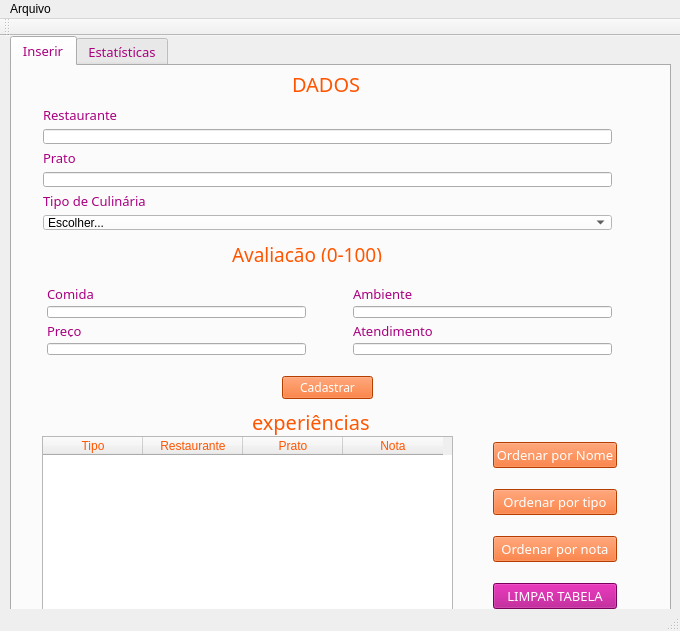
<?xml version="1.0" encoding="UTF-8"?>
<ui version="4.0">
 <class>MainWindow</class>
 <widget class="QMainWindow" name="MainWindow">
  <property name="geometry">
   <rect>
    <x>0</x>
    <y>0</y>
    <width>680</width>
    <height>631</height>
   </rect>
  </property>
  <property name="font">
   <font>
    <kerning>false</kerning>
   </font>
  </property>
  <property name="windowTitle">
   <string>FoodTech</string>
  </property>
  <property name="windowIcon">
   <iconset>
    <normaloff>../food.png</normaloff>../food.png</iconset>
  </property>
  <property name="styleSheet">
   <string notr="true">color: rgb(0, 0, 0);</string>
  </property>
  <widget class="QWidget" name="centralWidget">
   <widget class="QTabWidget" name="tabWidget">
    <property name="geometry">
     <rect>
      <x>10</x>
      <y>0</y>
      <width>661</width>
      <height>621</height>
     </rect>
    </property>
    <property name="font">
     <font>
      <family>Copperplate Gothic Bold</family>
      <pointsize>10</pointsize>
     </font>
    </property>
    <property name="styleSheet">
     <string notr="true">color: rgb(170, 0, 127);</string>
    </property>
    <property name="currentIndex">
     <number>0</number>
    </property>
    <widget class="QWidget" name="tab">
     <attribute name="title">
      <string>Inserir</string>
     </attribute>
     <widget class="QWidget" name="layoutWidget">
      <property name="geometry">
       <rect>
        <x>330</x>
        <y>210</y>
        <width>281</width>
        <height>90</height>
       </rect>
      </property>
      <layout class="QVBoxLayout" name="verticalLayout_2">
       <item>
        <widget class="QLabel" name="label_3">
         <property name="font">
          <font>
           <family>Copperplate Gothic Bold</family>
           <pointsize>10</pointsize>
          </font>
         </property>
         <property name="styleSheet">
          <string notr="true">color: rgb(170, 0, 127);</string>
         </property>
         <property name="text">
          <string>Ambiente</string>
         </property>
        </widget>
       </item>
       <item>
        <widget class="QLineEdit" name="ambiente">
         <property name="styleSheet">
          <string>color:rgb(0, 0, 0)</string>
         </property>
        </widget>
       </item>
       <item>
        <widget class="QLabel" name="label_4">
         <property name="font">
          <font>
           <family>Copperplate Gothic Bold</family>
           <pointsize>10</pointsize>
          </font>
         </property>
         <property name="styleSheet">
          <string notr="true">color: rgb(170, 0, 127);</string>
         </property>
         <property name="text">
          <string>Atendimento</string>
         </property>
        </widget>
       </item>
       <item>
        <widget class="QLineEdit" name="atendimento">
         <property name="styleSheet">
          <string>color:rgb(0, 0, 0)</string>
         </property>
        </widget>
       </item>
      </layout>
     </widget>
     <widget class="QPushButton" name="cadastrar">
      <property name="geometry">
       <rect>
        <x>270</x>
        <y>310</y>
        <width>91</width>
        <height>23</height>
       </rect>
      </property>
      <property name="font">
       <font>
        <family>Copperplate Gothic Bold</family>
        <pointsize>9</pointsize>
        <weight>50</weight>
        <italic>false</italic>
        <bold>false</bold>
        <underline>false</underline>
        <strikeout>false</strikeout>
       </font>
      </property>
      <property name="styleSheet">
       <string notr="true">color: rgb(255, 255, 255);
background-color: rgb(255, 85, 0);</string>
      </property>
      <property name="text">
       <string>Cadastrar</string>
      </property>
     </widget>
     <widget class="QLabel" name="label_8">
      <property name="geometry">
       <rect>
        <x>240</x>
        <y>340</y>
        <width>151</width>
        <height>31</height>
       </rect>
      </property>
      <property name="font">
       <font>
        <family>Copperplate Gothic Bold</family>
        <pointsize>15</pointsize>
       </font>
      </property>
      <property name="styleSheet">
       <string notr="true">color: rgb(255, 85, 0);</string>
      </property>
      <property name="text">
       <string>experiências</string>
      </property>
     </widget>
     <widget class="QLabel" name="label_10">
      <property name="geometry">
       <rect>
        <x>280</x>
        <y>10</y>
        <width>81</width>
        <height>16</height>
       </rect>
      </property>
      <property name="font">
       <font>
        <family>Copperplate Gothic Bold</family>
        <pointsize>15</pointsize>
       </font>
      </property>
      <property name="styleSheet">
       <string notr="true">color: rgb(255, 85, 0);</string>
      </property>
      <property name="text">
       <string>DADOS</string>
      </property>
     </widget>
     <widget class="QTableWidget" name="tabela">
      <property name="geometry">
       <rect>
        <x>30</x>
        <y>370</y>
        <width>411</width>
        <height>181</height>
       </rect>
      </property>
      <property name="styleSheet">
       <string notr="true">font: 9pt &quot;Copperplate Gothic Bold&quot;;
border-color: rgb(255, 85, 0);
color: rgb(255, 85, 0);</string>
      </property>
      <column>
       <property name="text">
        <string>Tipo</string>
       </property>
      </column>
      <column>
       <property name="text">
        <string>Restaurante</string>
       </property>
      </column>
      <column>
       <property name="text">
        <string>Prato</string>
       </property>
      </column>
      <column>
       <property name="text">
        <string>Nota</string>
       </property>
      </column>
     </widget>
     <widget class="QLabel" name="label_9">
      <property name="geometry">
       <rect>
        <x>220</x>
        <y>180</y>
        <width>201</width>
        <height>16</height>
       </rect>
      </property>
      <property name="font">
       <font>
        <family>Copperplate Gothic Bold</family>
        <pointsize>14</pointsize>
        <weight>50</weight>
        <italic>false</italic>
        <bold>false</bold>
       </font>
      </property>
      <property name="styleSheet">
       <string notr="true">color: rgb(255, 85, 0);</string>
      </property>
      <property name="text">
       <string>Avaliação (0-100)</string>
      </property>
     </widget>
     <widget class="QWidget" name="layoutWidget">
      <property name="geometry">
       <rect>
        <x>20</x>
        <y>30</y>
        <width>591</width>
        <height>145</height>
       </rect>
      </property>
      <layout class="QVBoxLayout" name="verticalLayout">
       <item>
        <widget class="QLabel" name="label_5">
         <property name="font">
          <font>
           <family>Copperplate Gothic Bold</family>
           <pointsize>10</pointsize>
           <weight>50</weight>
           <italic>false</italic>
           <bold>false</bold>
          </font>
         </property>
         <property name="styleSheet">
          <string notr="true">color: rgb(170, 0, 127);</string>
         </property>
         <property name="text">
          <string>Restaurante</string>
         </property>
         <property name="textFormat">
          <enum>Qt::AutoText</enum>
         </property>
         <property name="scaledContents">
          <bool>false</bool>
         </property>
        </widget>
       </item>
       <item>
        <widget class="QLineEdit" name="restaurante">
         <property name="styleSheet">
          <string>color:rgb(0, 0, 0)</string>
         </property>
        </widget>
       </item>
       <item>
        <widget class="QLabel" name="label_6">
         <property name="font">
          <font>
           <family>Copperplate Gothic Bold</family>
           <pointsize>10</pointsize>
          </font>
         </property>
         <property name="styleSheet">
          <string notr="true">color: rgb(170, 0, 127);</string>
         </property>
         <property name="text">
          <string>Prato</string>
         </property>
        </widget>
       </item>
       <item>
        <widget class="QLineEdit" name="prato">
         <property name="styleSheet">
          <string>color:rgb(0, 0, 0)</string>
         </property>
        </widget>
       </item>
       <item>
        <widget class="QLabel" name="label_7">
         <property name="font">
          <font>
           <family>Copperplate Gothic Bold</family>
           <pointsize>10</pointsize>
          </font>
         </property>
         <property name="styleSheet">
          <string notr="true">color: rgb(170, 0, 127);</string>
         </property>
         <property name="text">
          <string>Tipo de Culinária</string>
         </property>
        </widget>
       </item>
       <item>
        <widget class="QComboBox" name="tipo">
         <property name="styleSheet">
          <string notr="true">color: rgb(0, 0, 0);
background-color: rgb(255, 255, 255);</string>
         </property>
         <item>
          <property name="text">
           <string>Escolher...</string>
          </property>
         </item>
         <item>
          <property name="text">
           <string>Brasileira</string>
          </property>
         </item>
         <item>
          <property name="text">
           <string>Mexicana</string>
          </property>
         </item>
         <item>
          <property name="text">
           <string>Japonesa</string>
          </property>
         </item>
         <item>
          <property name="text">
           <string>Chinesa</string>
          </property>
         </item>
         <item>
          <property name="text">
           <string>Grega</string>
          </property>
         </item>
         <item>
          <property name="text">
           <string>Indiana</string>
          </property>
         </item>
         <item>
          <property name="text">
           <string>Espanhola</string>
          </property>
         </item>
         <item>
          <property name="text">
           <string>Francesa</string>
          </property>
         </item>
         <item>
          <property name="text">
           <string>Italiana</string>
          </property>
         </item>
         <item>
          <property name="text">
           <string>Americana (EUA)</string>
          </property>
         </item>
         <item>
          <property name="text">
           <string>Tailandesa</string>
          </property>
         </item>
         <item>
          <property name="text">
           <string>Peruana</string>
          </property>
         </item>
        </widget>
       </item>
      </layout>
     </widget>
     <widget class="QWidget" name="layoutWidget">
      <property name="geometry">
       <rect>
        <x>24</x>
        <y>210</y>
        <width>281</width>
        <height>90</height>
       </rect>
      </property>
      <layout class="QVBoxLayout" name="verticalLayout_4">
       <item>
        <widget class="QLabel" name="label">
         <property name="font">
          <font>
           <family>Copperplate Gothic Bold</family>
           <pointsize>10</pointsize>
          </font>
         </property>
         <property name="styleSheet">
          <string notr="true">color: rgb(170, 0, 127);</string>
         </property>
         <property name="text">
          <string>Comida</string>
         </property>
        </widget>
       </item>
       <item>
        <widget class="QLineEdit" name="comida">
         <property name="styleSheet">
          <string>color:rgb(0, 0, 0)</string>
         </property>
        </widget>
       </item>
       <item>
        <widget class="QLabel" name="label_2">
         <property name="font">
          <font>
           <family>Copperplate Gothic Bold</family>
           <pointsize>10</pointsize>
          </font>
         </property>
         <property name="styleSheet">
          <string notr="true">color: rgb(170, 0, 127);</string>
         </property>
         <property name="text">
          <string>Preço</string>
         </property>
        </widget>
       </item>
       <item>
        <widget class="QLineEdit" name="preco">
         <property name="styleSheet">
          <string>color:rgb(0, 0, 0)</string>
         </property>
        </widget>
       </item>
      </layout>
     </widget>
     <widget class="QWidget" name="">
      <property name="geometry">
       <rect>
        <x>470</x>
        <y>350</y>
        <width>146</width>
        <height>221</height>
       </rect>
      </property>
      <layout class="QVBoxLayout" name="verticalLayout_5">
       <item>
        <widget class="QPushButton" name="ordenar_restaurante">
         <property name="font">
          <font>
           <family>Copperplate Gothic Bold</family>
           <pointsize>10</pointsize>
           <underline>false</underline>
          </font>
         </property>
         <property name="styleSheet">
          <string notr="true">color: rgb(255, 255, 255);
font: 10pt &quot;Copperplate Gothic Bold&quot;;
background-color: rgb(255, 85, 0);</string>
         </property>
         <property name="text">
          <string>Ordenar por Nome</string>
         </property>
        </widget>
       </item>
       <item>
        <widget class="QPushButton" name="ordenar_tipo">
         <property name="font">
          <font>
           <family>Copperplate Gothic Bold</family>
           <pointsize>10</pointsize>
           <underline>false</underline>
          </font>
         </property>
         <property name="styleSheet">
          <string notr="true">color: rgb(255, 255, 255);
font: 10pt &quot;Copperplate Gothic Bold&quot;;
background-color: rgb(255, 85, 0);</string>
         </property>
         <property name="text">
          <string>Ordenar por tipo</string>
         </property>
        </widget>
       </item>
       <item>
        <widget class="QPushButton" name="ordenar_nota">
         <property name="font">
          <font>
           <family>Copperplate Gothic Bold</family>
           <pointsize>10</pointsize>
           <underline>false</underline>
          </font>
         </property>
         <property name="styleSheet">
          <string notr="true">color: rgb(255, 255, 255);
font: 10pt &quot;Copperplate Gothic Bold&quot;;
background-color: rgb(255, 85, 0);</string>
         </property>
         <property name="text">
          <string>Ordenar por nota</string>
         </property>
        </widget>
       </item>
       <item>
        <widget class="QPushButton" name="limpar">
         <property name="font">
          <font>
           <family>Copperplate Gothic Bold</family>
           <pointsize>10</pointsize>
          </font>
         </property>
         <property name="styleSheet">
          <string notr="true">font: 10pt &quot;Copperplate Gothic Bold&quot;;
color: rgb(255, 255, 255);
background-color: rgb(170, 0, 127);</string>
         </property>
         <property name="text">
          <string>LIMPAR TABELA</string>
         </property>
        </widget>
       </item>
      </layout>
     </widget>
    </widget>
    <widget class="QWidget" name="tab_2">
     <attribute name="title">
      <string>Estatísticas</string>
     </attribute>
     <widget class="QGroupBox" name="groupBox">
      <property name="geometry">
       <rect>
        <x>130</x>
        <y>60</y>
        <width>391</width>
        <height>121</height>
       </rect>
      </property>
      <property name="font">
       <font>
        <family>Copperplate Gothic Bold</family>
        <pointsize>15</pointsize>
       </font>
      </property>
      <property name="styleSheet">
       <string notr="true">color: rgb(255, 85, 0);</string>
      </property>
      <property name="title">
       <string>Melhor Experiência</string>
      </property>
      <widget class="QLabel" name="label_11">
       <property name="geometry">
        <rect>
         <x>30</x>
         <y>30</y>
         <width>111</width>
         <height>21</height>
        </rect>
       </property>
       <property name="font">
        <font>
         <family>Copperplate Gothic Bold</family>
         <pointsize>10</pointsize>
        </font>
       </property>
       <property name="styleSheet">
        <string notr="true">color: rgb(170, 0, 127);</string>
       </property>
       <property name="text">
        <string>Restaurante:</string>
       </property>
      </widget>
      <widget class="QLabel" name="melhor_restaurante">
       <property name="geometry">
        <rect>
         <x>230</x>
         <y>33</y>
         <width>141</width>
         <height>20</height>
        </rect>
       </property>
       <property name="font">
        <font>
         <family>Copperplate Gothic Bold</family>
         <pointsize>10</pointsize>
        </font>
       </property>
       <property name="styleSheet">
        <string notr="true">color: rgb(170, 0, 127);</string>
       </property>
       <property name="text">
        <string/>
       </property>
      </widget>
      <widget class="QLabel" name="label_15">
       <property name="geometry">
        <rect>
         <x>30</x>
         <y>80</y>
         <width>111</width>
         <height>21</height>
        </rect>
       </property>
       <property name="font">
        <font>
         <family>Copperplate Gothic Bold</family>
         <pointsize>10</pointsize>
        </font>
       </property>
       <property name="styleSheet">
        <string notr="true">color: rgb(170, 0, 127);</string>
       </property>
       <property name="text">
        <string>Prato:</string>
       </property>
      </widget>
      <widget class="QLabel" name="melhor_prato">
       <property name="geometry">
        <rect>
         <x>230</x>
         <y>80</y>
         <width>141</width>
         <height>16</height>
        </rect>
       </property>
       <property name="font">
        <font>
         <family>Copperplate Gothic Bold</family>
         <pointsize>10</pointsize>
        </font>
       </property>
       <property name="styleSheet">
        <string notr="true">color: rgb(170, 0, 127);</string>
       </property>
       <property name="text">
        <string/>
       </property>
      </widget>
     </widget>
     <widget class="QGroupBox" name="groupBox_2">
      <property name="geometry">
       <rect>
        <x>130</x>
        <y>270</y>
        <width>391</width>
        <height>121</height>
       </rect>
      </property>
      <property name="font">
       <font>
        <family>Copperplate Gothic Bold</family>
        <pointsize>15</pointsize>
       </font>
      </property>
      <property name="styleSheet">
       <string notr="true">color: rgb(255, 85, 0);</string>
      </property>
      <property name="title">
       <string>Pior Experiência</string>
      </property>
      <widget class="QLabel" name="label_12">
       <property name="geometry">
        <rect>
         <x>30</x>
         <y>30</y>
         <width>111</width>
         <height>16</height>
        </rect>
       </property>
       <property name="font">
        <font>
         <family>Copperplate Gothic Bold</family>
         <pointsize>10</pointsize>
        </font>
       </property>
       <property name="styleSheet">
        <string notr="true">color: rgb(170, 0, 127);</string>
       </property>
       <property name="text">
        <string>Restaurante:</string>
       </property>
      </widget>
      <widget class="QLabel" name="pior_restaurante">
       <property name="geometry">
        <rect>
         <x>220</x>
         <y>40</y>
         <width>151</width>
         <height>16</height>
        </rect>
       </property>
       <property name="font">
        <font>
         <family>Copperplate Gothic Bold</family>
         <pointsize>10</pointsize>
        </font>
       </property>
       <property name="styleSheet">
        <string notr="true">color: rgb(170, 0, 127);</string>
       </property>
       <property name="text">
        <string/>
       </property>
      </widget>
      <widget class="QLabel" name="label_17">
       <property name="geometry">
        <rect>
         <x>30</x>
         <y>80</y>
         <width>111</width>
         <height>16</height>
        </rect>
       </property>
       <property name="font">
        <font>
         <family>Copperplate Gothic Bold</family>
         <pointsize>10</pointsize>
        </font>
       </property>
       <property name="styleSheet">
        <string notr="true">color: rgb(170, 0, 127);</string>
       </property>
       <property name="text">
        <string>Prato:</string>
       </property>
      </widget>
      <widget class="QLabel" name="pior_prato">
       <property name="geometry">
        <rect>
         <x>220</x>
         <y>80</y>
         <width>161</width>
         <height>16</height>
        </rect>
       </property>
       <property name="font">
        <font>
         <family>Copperplate Gothic Bold</family>
         <pointsize>10</pointsize>
        </font>
       </property>
       <property name="styleSheet">
        <string notr="true">color: rgb(170, 0, 127);</string>
       </property>
       <property name="text">
        <string/>
       </property>
      </widget>
     </widget>
     <widget class="QPushButton" name="atualizar_estatisticas">
      <property name="geometry">
       <rect>
        <x>240</x>
        <y>480</y>
        <width>191</width>
        <height>31</height>
       </rect>
      </property>
      <property name="styleSheet">
       <string notr="true">font: 10pt &quot;Copperplate Gothic Bold&quot;;
background-color: rgb(154, 0, 115);
color: rgb(255, 255, 255);
background-color: rgb(170, 0, 127);</string>
      </property>
      <property name="text">
       <string>Atualizar Estatísticas</string>
      </property>
     </widget>
    </widget>
   </widget>
  </widget>
  <widget class="QToolBar" name="mainToolBar">
   <property name="styleSheet">
    <string notr="true">COLOR: rgb(255, 85, 0);</string>
   </property>
   <attribute name="toolBarArea">
    <enum>TopToolBarArea</enum>
   </attribute>
   <attribute name="toolBarBreak">
    <bool>false</bool>
   </attribute>
  </widget>
  <widget class="QStatusBar" name="statusBar"/>
  <widget class="QMenuBar" name="menuBar">
   <property name="geometry">
    <rect>
     <x>0</x>
     <y>0</y>
     <width>680</width>
     <height>21</height>
    </rect>
   </property>
   <widget class="QMenu" name="menuaRQUIVO">
    <property name="title">
     <string>Arquivo</string>
    </property>
    <addaction name="salvar"/>
    <addaction name="abrir"/>
   </widget>
   <addaction name="menuaRQUIVO"/>
  </widget>
  <action name="salvar">
   <property name="text">
    <string>Salvar Arquivo</string>
   </property>
   <property name="toolTip">
    <string>Salvar Arquivo</string>
   </property>
   <property name="shortcut">
    <string>Ctrl+S</string>
   </property>
  </action>
  <action name="abrir">
   <property name="text">
    <string>Abrir Arquivo</string>
   </property>
   <property name="toolTip">
    <string>Abrir Arquivo</string>
   </property>
   <property name="shortcut">
    <string>Ctrl+A</string>
   </property>
  </action>
 </widget>
 <layoutdefault spacing="6" margin="11"/>
 <resources/>
 <connections/>
</ui>
